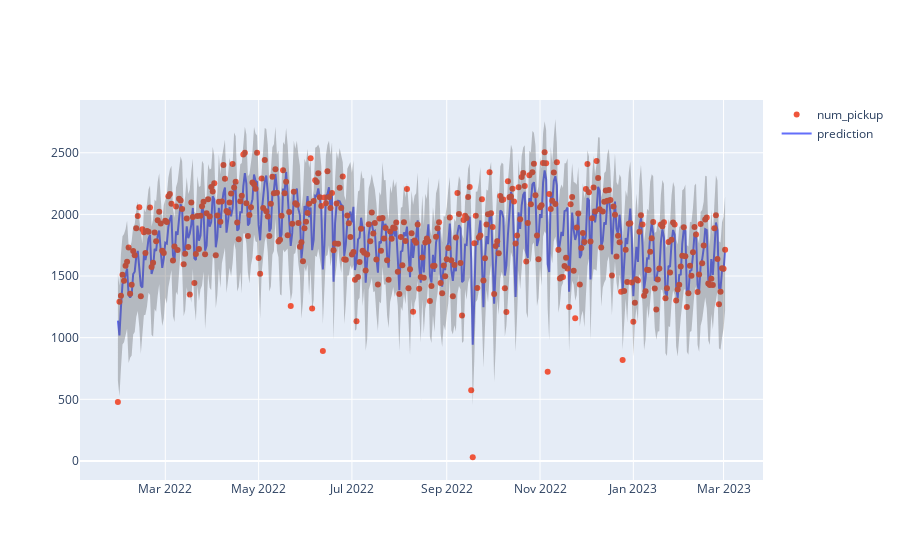
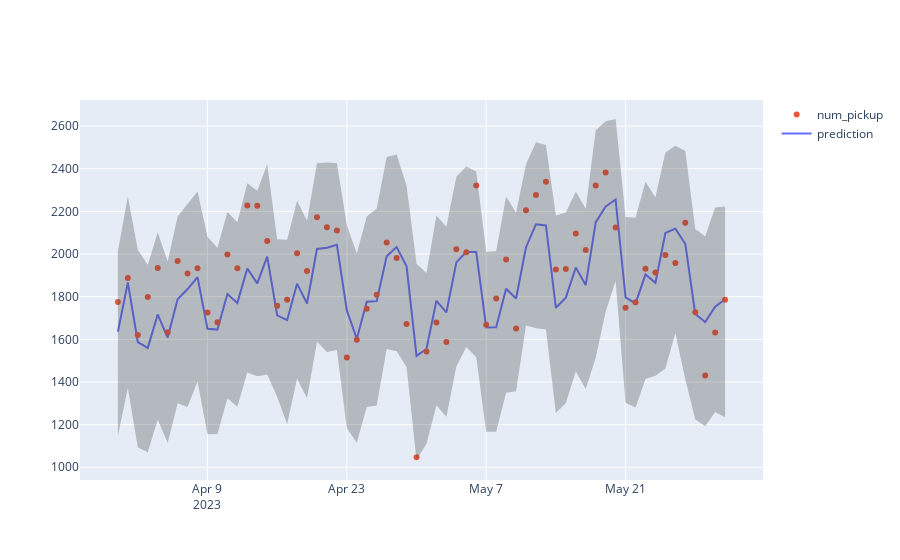

Notebook source saved alongside these figures, in order:
### Code cell
train_with_predicitions = (
    train.join(predictions, on=ModelConfig.TS_INDEX, how="inner")
    .with_columns(
        (pl.col("prediction") - pl.col("num_pickup")).alias("residual")
    )
)

test_with_predictions = test.join(test_predictions, on=ModelConfig.TS_INDEX, how="inner")




train_mae = mean_absolute_error(train_with_predicitions["num_pickup"], train_with_predicitions["prediction"])
test_mae = mean_absolute_error(test_with_predictions["num_pickup"], test_with_predictions["prediction"])

print(f"Train MAE: {train_mae:.2f}, Test MAE: {test_mae:.2f}")
# fig = plot_ts(train_with_predicitions, ["prediction"])
plot_ts(train_with_predicitions, ["prediction"], fill_between=["lower_bound", "upper_bound"], target="num_pickup")
plot_ts(test_with_predictions, ["prediction"], fill_between=["lower_bound", "upper_bound"], target="num_pickup")
